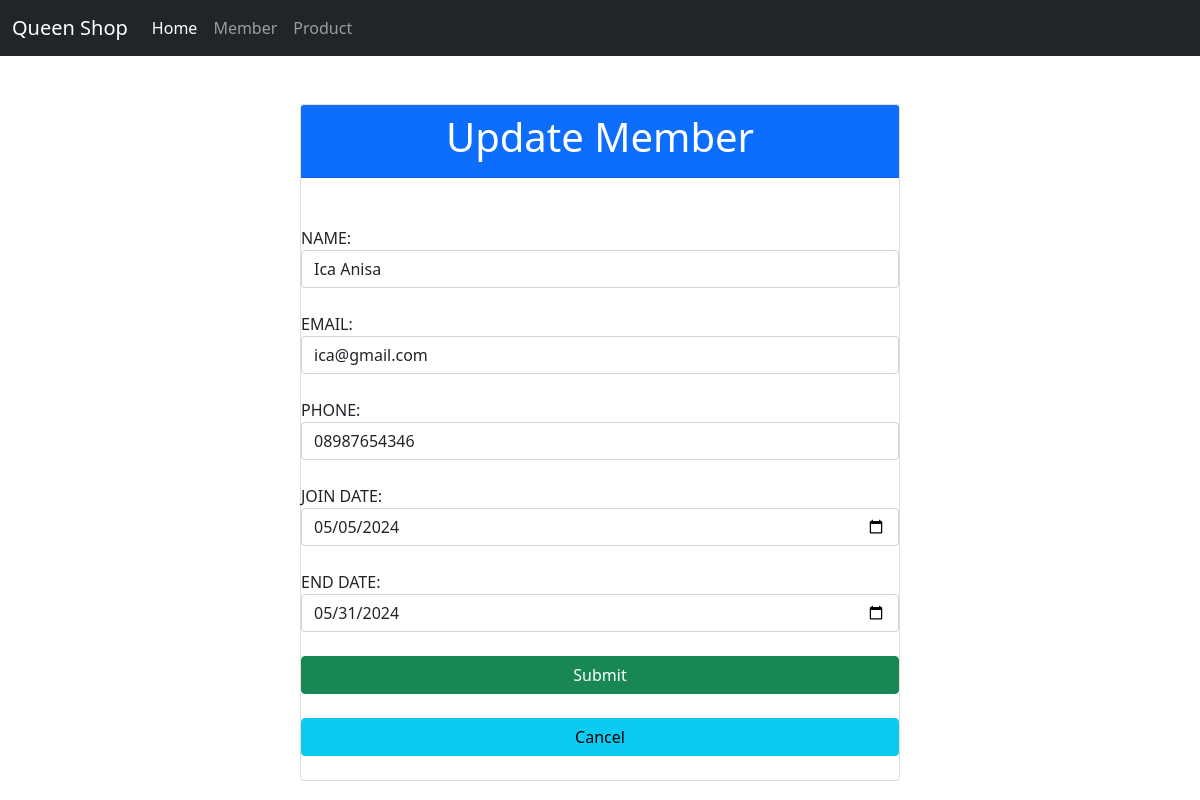
Screenshot of /source_code/member.php?id_edit=4 with the database file from the repository.
### tables this page shows
CREATE TABLE `member` (
  `member_id` int(11) NOT NULL AUTO_INCREMENT,
  `member_name` varchar(255) NOT NULL,
  `member_email` varchar(255) NOT NULL,
  `member_phone` varchar(255) NOT NULL,
  `member_join` date NOT NULL,
  `member_endjoin` date NOT NULL,
  PRIMARY KEY (`member_id`)
);

### source_code/controllers/Member.controller.php (called while the page is built, shortened)
<?php
include_once ("views/Member.view.php");
class MemberController
{
  private $member;
  function __construct()
  {
    $this->member = new Member(Conf::$db_host, Conf::$db_user, Conf::$db_pass, Conf::$db_name);
  }
  function edit($id)
  {
    $this->member->open();
    $this->member->getmemberById($id);
    $data = array(
      'member' => $this->member->getmemberById($id)
    );
    $view = new MemberView();
    $view->edit_data($data);
  }
}

### source_code/models/DB.class.php (called while the page is built, shortened)
<?php
class DB
{
    var $db_host = "";
    var $db_user = "";
    var $db_pass = "";
    var $db_name = "";
    var $db_link = "";
    function __construct($db_host, $db_user, $db_pass, $db_name)
    {
        $this->db_host = $db_host;
        $this->db_user = $db_user;
        $this->db_pass = $db_pass;
        $this->db_name = $db_name;
    }
    function open()
    {
        $this->db_link = mysqli_connect($this->db_host, $this->db_user, $this->db_pass, $this->db_name);
    }
    function execute($query)
    {
        $this->result = mysqli_query($this->db_link, $query);
        return $this->result;
    }
}
?>

### source_code/models/Member.class.php (called while the page is built, shortened)
<?php
class Member extends DB
{
    function getmemberById($id)
    {
        $query = "SELECT * FROM member WHERE member.member_id = $id";
        $this->execute($query);
        return $this->getResult();
    }
}

### source_code/views/Member.view.php (the view, shortened to what this page needs)
<?php
class MemberView
{
  public function edit_data($data)
  {
    $form = '
    <form
    action="member.php"
    method="post">
    <br><br><div class="card">
    <div class="card-header bg-primary">
    <h1 class="text-white text-center">Update Member</h1>
    </div><br>
    <input type="hidden" name="id_edit" value="' . $data['member']['member_id'] . '" class="form-control"> <br>
    <label> NAME: </label>
    <input type="text" name="member_name" value="' . $data['member']['member_name'] . '"class="form-control"> <br>
    <label> EMAIL: </label>
    <input type="text" name="member_email" value="' . $data['member']['member_email'] . '"class="form-control"> <br>
    <label> PHONE: </label>
    <input type="text" name="member_phone" value="' . $data['member']['member_phone'] . '"class="form-control"> <br>
    <label> JOIN DATE: </label>
    <input type="date" name="member_join" value="' . $data['member']['member_join'] . '"class="form-control"> <br>
    <label> END DATE: </label>
    <input type="date" name="member_endjoin" value="' . $data['member']['member_endjoin'] . '"class="form-control"> <br>
    <button class="btn btn-success" type="submit" name="update">Submit</button><br>
    <a class="btn btn-info" type="submit" name="cancel" href="index.php">Cancel</a><br>
    </div>
    </form>';
  }
}

### rows the page displays
member: member_name "Ica Anisa", member_email "ica@gmail.com", member_phone "08987654346", member_join "05/05/2024", member_endjoin "05/31/2024"

### other values shown
$this->content "Queen Shop Home Member Product"
